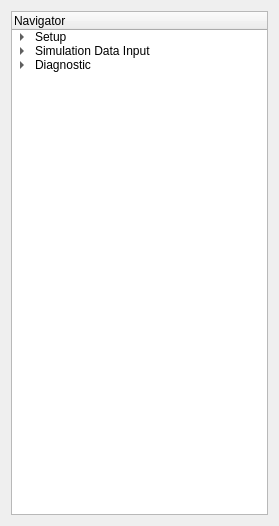
<?xml version="1.0" encoding="UTF-8"?>
<ui version="4.0">
 <class>NavigatorTreeWidget</class>
 <widget class="QWidget" name="NavigatorTreeWidget">
  <property name="geometry">
   <rect>
    <x>0</x>
    <y>0</y>
    <width>279</width>
    <height>526</height>
   </rect>
  </property>
  <property name="windowTitle">
   <string>Form</string>
  </property>
  <layout class="QVBoxLayout" name="verticalLayout">
   <item>
    <widget class="QTreeWidget" name="NavigatorTree">
     <property name="maximumSize">
      <size>
       <width>16777214</width>
       <height>16777215</height>
      </size>
     </property>
     <column>
      <property name="text">
       <string>Navigator</string>
      </property>
     </column>
     <item>
      <property name="text">
       <string>Setup</string>
      </property>
      <item>
       <property name="text">
        <string>1. Getting Started</string>
       </property>
       <property name="toolTip">
        <string>Instructions for the setup process.</string>
       </property>
       <property name="statusTip">
        <string>Instructions for the setup process.</string>
       </property>
       <property name="font">
        <font>
         <weight>50</weight>
         <bold>false</bold>
        </font>
       </property>
       <property name="background">
        <brush brushstyle="NoBrush">
         <color alpha="255">
          <red>0</red>
          <green>0</green>
          <blue>0</blue>
         </color>
        </brush>
       </property>
      </item>
      <item>
       <property name="text">
        <string>2. Project Data</string>
       </property>
       <property name="toolTip">
        <string>Basic model data that define the Project.</string>
       </property>
       <property name="statusTip">
        <string>Basic model data that define the Project.</string>
       </property>
       <property name="foreground">
        <brush brushstyle="NoBrush">
         <color alpha="255">
          <red>0</red>
          <green>0</green>
          <blue>0</blue>
         </color>
        </brush>
       </property>
      </item>
      <item>
       <property name="text">
        <string>3. Run Data</string>
       </property>
       <property name="toolTip">
        <string>Information describing the species, other predator species, and prey used in the Project.</string>
       </property>
       <property name="statusTip">
        <string>Information describing the species, other predator species, and prey used in the Project.</string>
       </property>
      </item>
      <item>
       <property name="text">
        <string>4. Species Data</string>
       </property>
      </item>
     </item>
     <item>
      <property name="text">
       <string>Simulation Data Input</string>
      </property>
      <item>
       <property name="text">
        <string>1. Growth</string>
       </property>
      </item>
      <item>
       <property name="text">
        <string>2. Harvest</string>
       </property>
      </item>
      <item>
       <property name="text">
        <string>3. Competition</string>
       </property>
      </item>
      <item>
       <property name="text">
        <string>4. Predation</string>
       </property>
      </item>
      <item>
       <property name="text">
        <string>5. Spatial Overlap</string>
       </property>
      </item>
      <item>
       <property name="text">
        <string>6. Run Simulation</string>
       </property>
      </item>
     </item>
     <item>
      <property name="text">
       <string>Diagnostic</string>
      </property>
      <item>
       <property name="text">
        <string>1. Setup</string>
       </property>
      </item>
     </item>
    </widget>
   </item>
  </layout>
 </widget>
 <resources/>
 <connections/>
</ui>
